Frame 1 (no input): blank canvas, image omitted
Frame 60 (the mouse pressed at the canvas centre just before this capture): blank canvas, image omitted
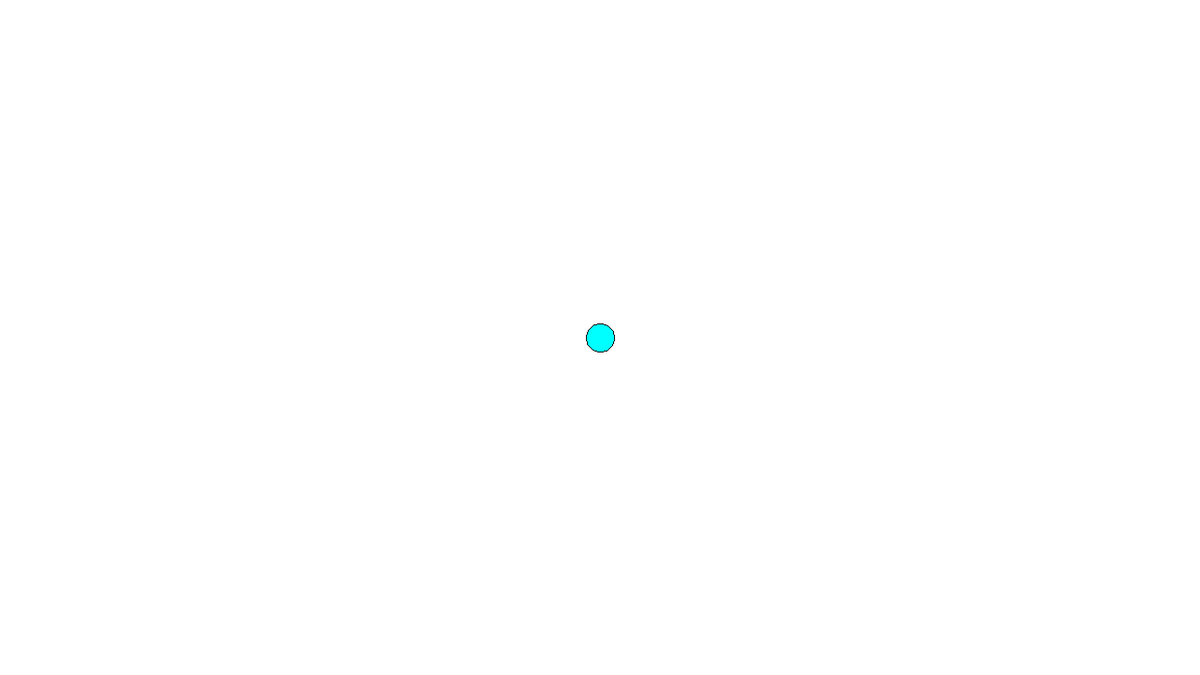
Frame 120 (the mouse held since frame 60 and released just before this capture)

The Processing sketch whose frames 1 and 60 were blank and that drew this single picture after the mouse press (run headless with seeded random() and noise(); from frame 60 on, the mouse is pressed at the canvas centre):

// Processing sketch: processing_92106
// ── processing_92106.pde

void setup () {
  size(1280, 720);
  colorMode(HSB, height, height, height, height);
  noSmooth();
  background(#FFFFFF);
}

void draw () {
  if (mousePressed) {
    background(#FFFFFF);
    stroke(50);
  }
  else {
    stroke (255);
  }
  ellipse(mouseX, mouseY, 30, 30);
  fill(mouseY, height, height);
}
